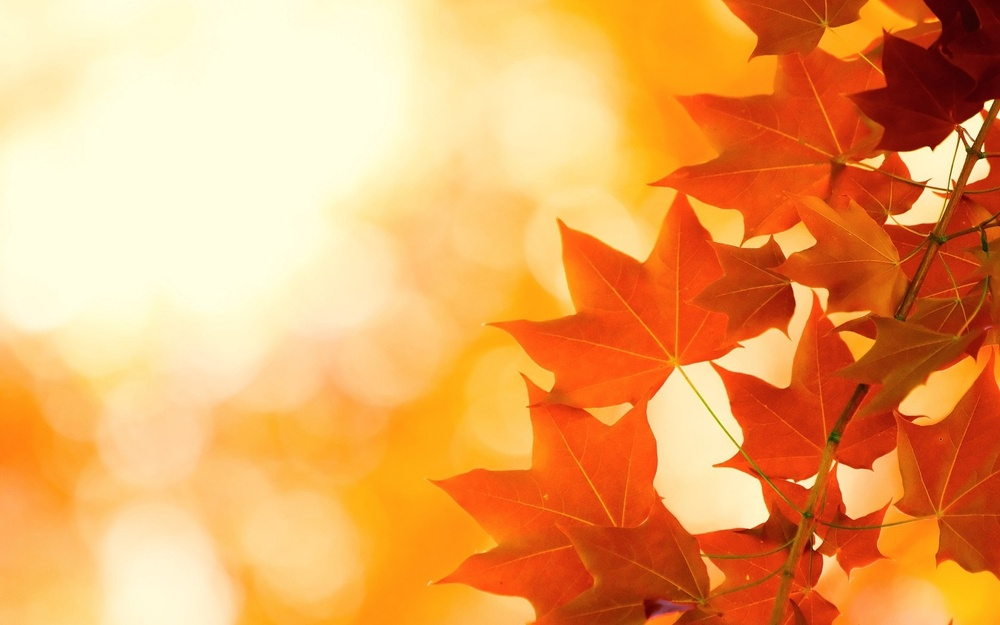
#> input picture ML/Img features extraction/images/demo1.jpg, 1000 x 625 px, shrunk from 1680 x 1050 before the run, given in place of demo1.png, which was not available
$ python supervised_segmentation.py
#> lines starting #> are read from the running program, lines starting #| are printed output that depends on the picture
# https://towardsdatascience.com/image-segmentation-using-pythons-scikit-image-module-533a61ecc980
from skimage import io
import numpy as np
import matplotlib.pyplot as plt
import skimage.data as data
import skimage.segmentation as seg
import skimage.filters as filters
import skimage.draw as draw
import skimage.color as color

image = io.imread('./images/demo1.png')
#> image is the input picture: shape (625, 1000, 3); mean R, G, B 236.6, 164.8, 97.8
plt.imshow(image)
plt.show()
image_gray = color.rgb2gray(image)
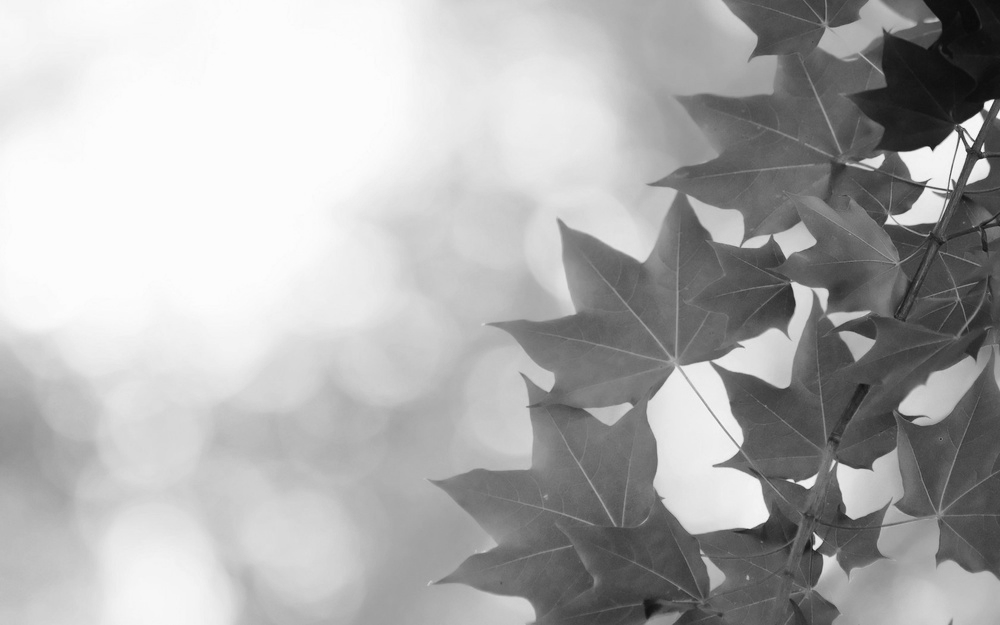
#> image_gray: shape (625, 1000) float64; min 0.0406, max 0.992, mean 0.687
# image_show(image_gray)
plt.imshow(image_gray)
plt.show()

$ run again, with ML/Img features extraction/images/demo0.jpg copied over ML/Img features extraction/images/demo1.jpg
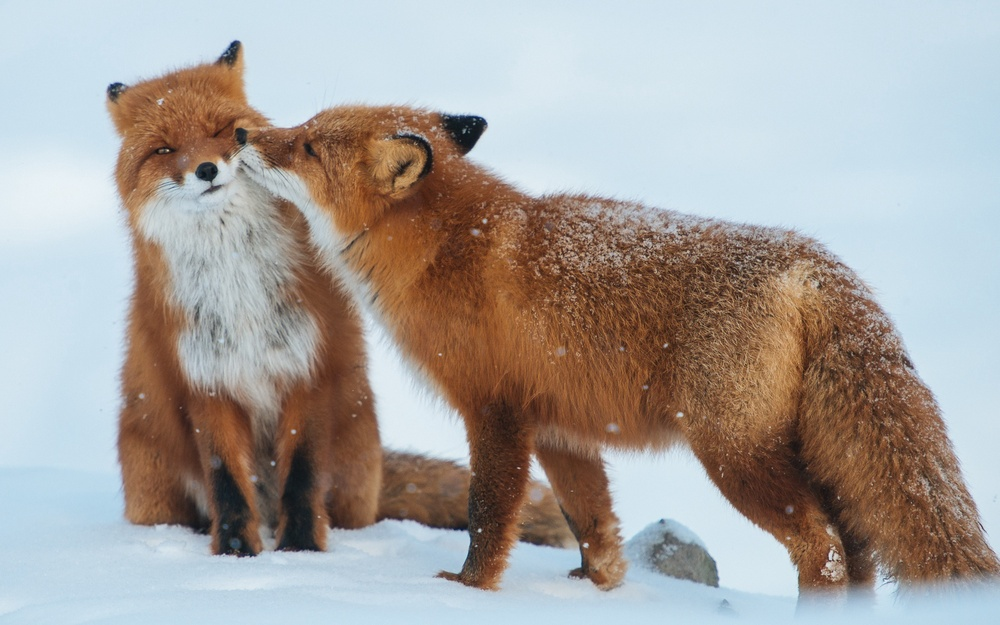
#> input picture ML/Img features extraction/images/demo0.jpg, 1000 x 625 px, shrunk from 1920 x 1200 before the run, given in place of demo1.png, which was not available
#> image is the input picture: shape (625, 1000, 3); mean R, G, B 167.3, 162.2, 158.7
#> `image_gray = color.rgb2gray(image)`:
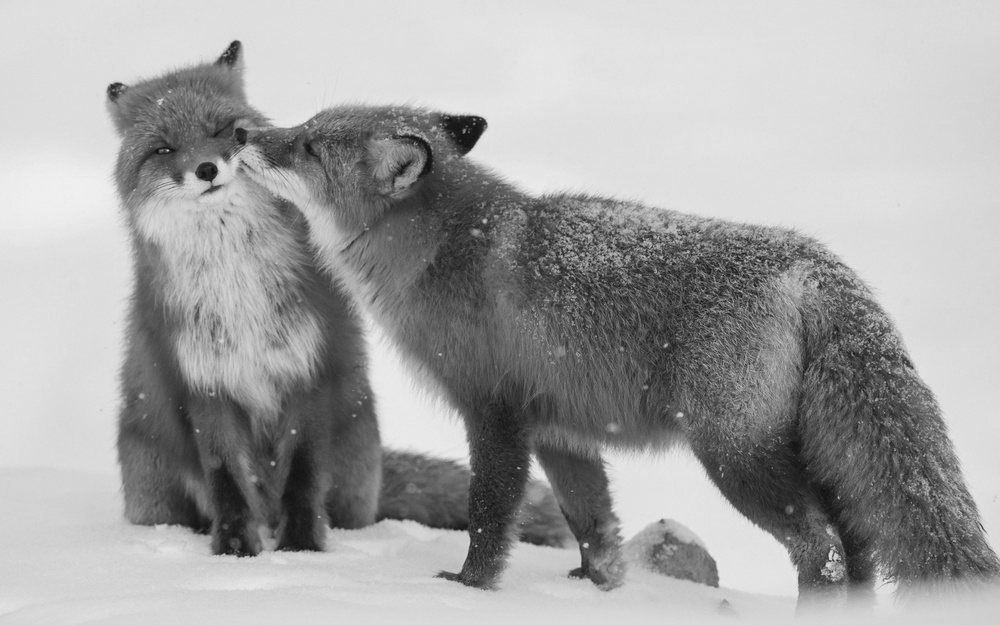
#> image_gray: shape (625, 1000) float64; min 0.061, max 0.947, mean 0.639
